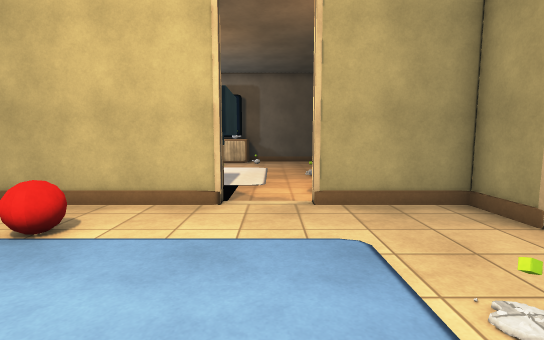
view 1 (above)

24 first-person views from a walk through a 3-D level made in the Unity game engine. The camera is 1.4 m above the floor, tilts 6° down and sees 85° across. The floor is counted in squares, 1 m on a side. Each view is taken from the middle of a square. On the plan, view 1 faces up. The plan holds only what a view shows up to about 14 squares ahead; the rest is blank. The player character is not drawn. Some animated figures are left out. Surface patterns are stand-ins for the level's own textures.

view 2
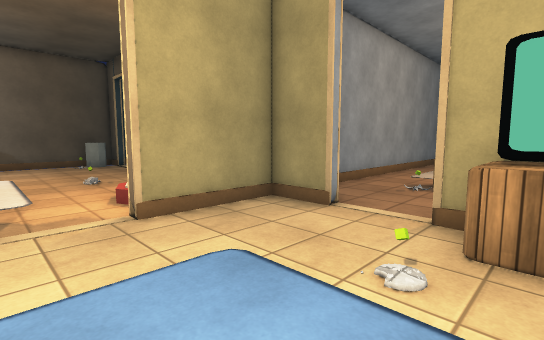

view 3
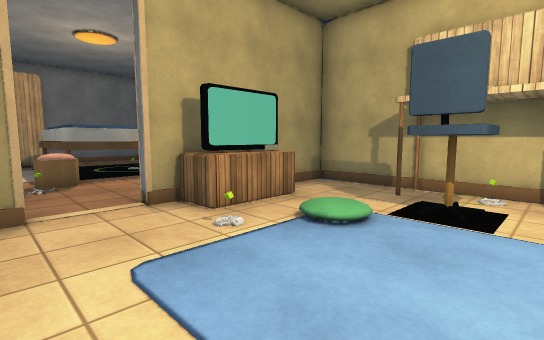

view 4
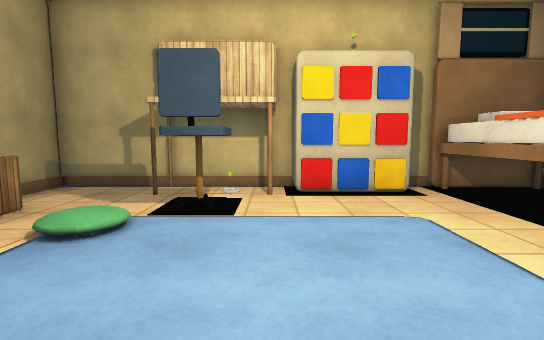

view 5
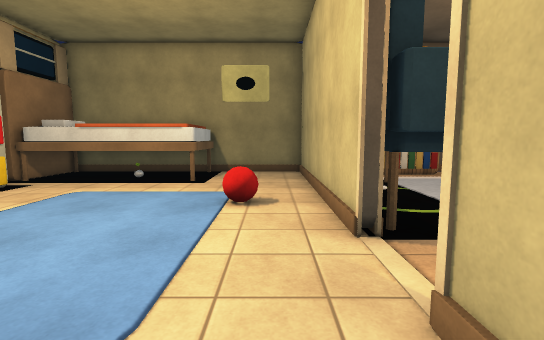

view 6
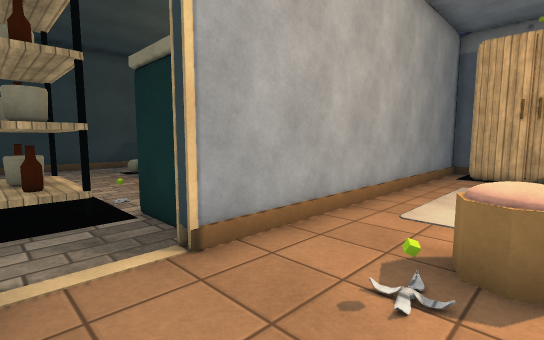

view 7
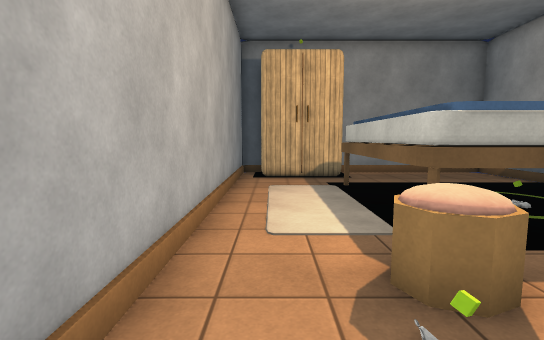

view 8
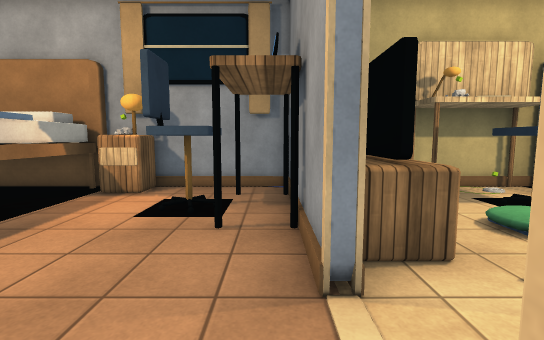

view 9
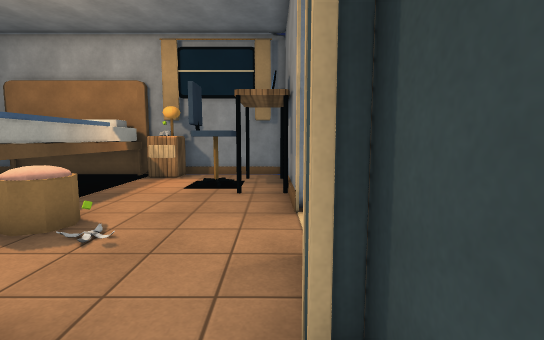

view 10
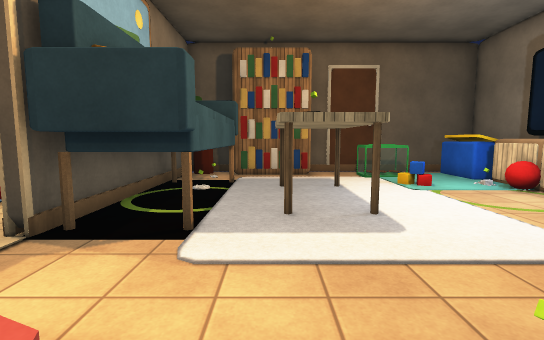

view 11
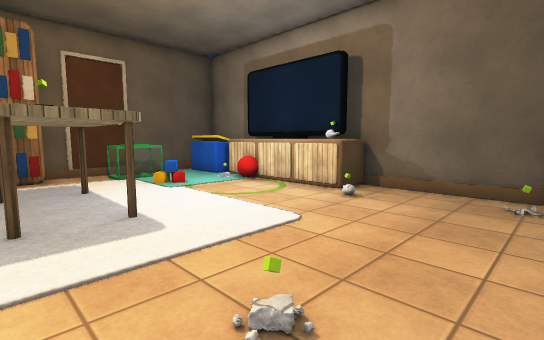

view 12
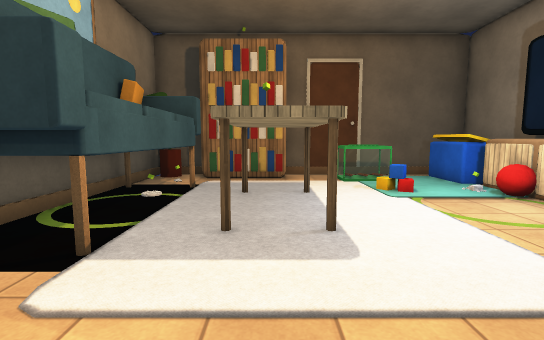

view 13
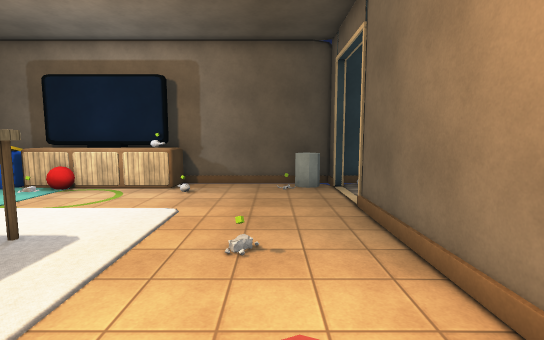

view 14
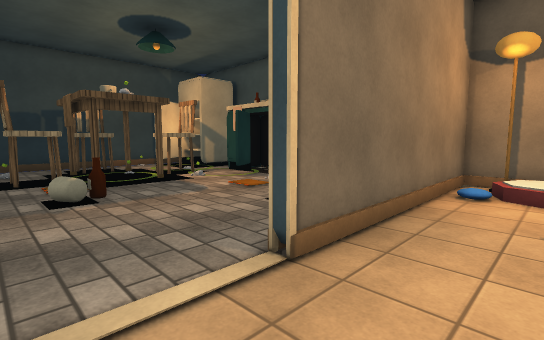

view 15
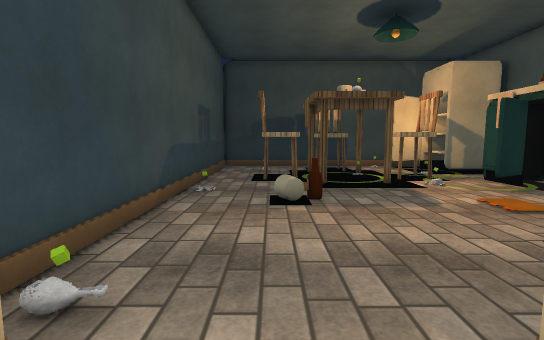

view 16
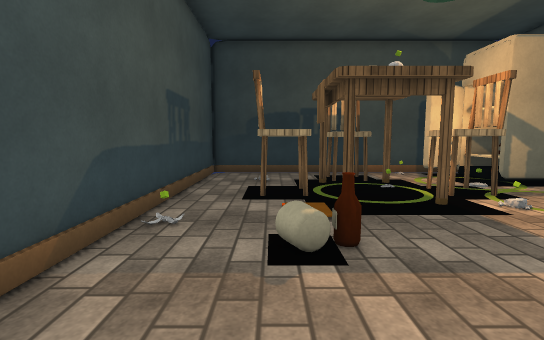

view 17
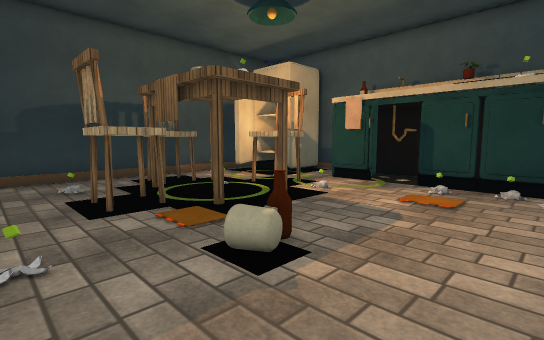

view 18
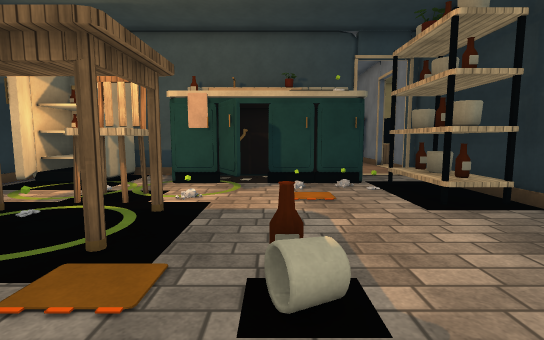

view 19
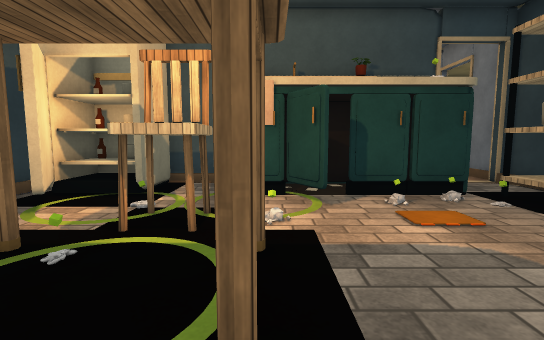

view 20
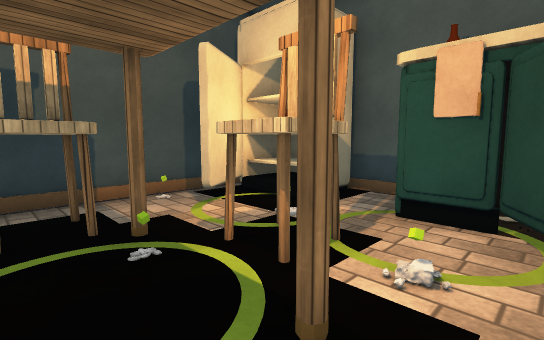

view 21
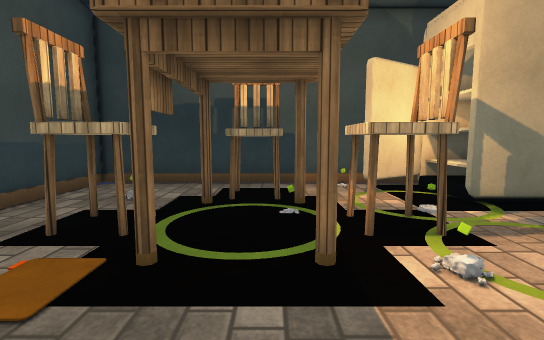

view 22
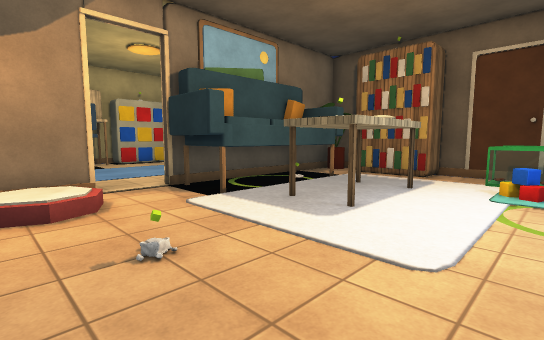

view 23
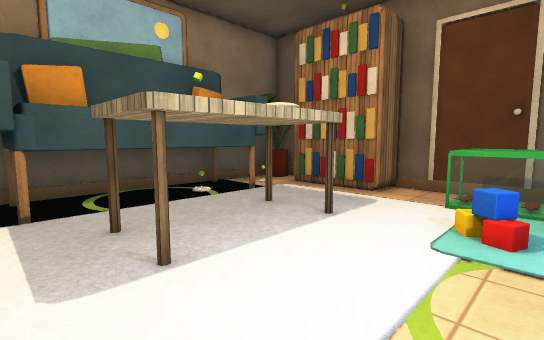

view 24
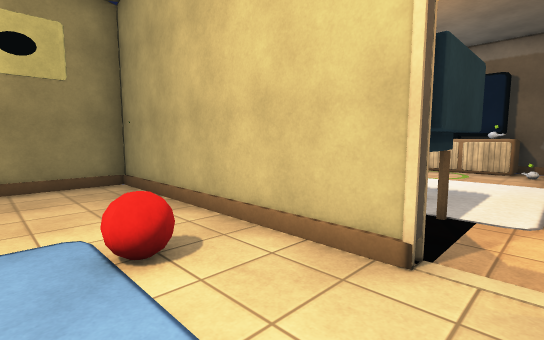

### Floor plan
Key: @ floor where view 1 was taken; # wall or solid block; x gap in a wall; . main floor; : floor 0.25 m higher than the main floor; / step, stairs or slope; ^ raised ledge; O other object.
Columns run from 10 left of view 1 to 19 right of it. Each row starts with its distance up from view 1.
 19 ##############################
 18 #  O^OOO^....^##.............#
 17 #OOOOOOOO....................#
 16 #...................O..OO....#
 15 #  .................O..OO....#
 14 #.O.O.........#.......O  OOO.#
 13 #..       ....#.......  ..OO.#
 12 #.. OOOOO ....#OO.....O..O...#
 11 #O.  OOO  ..../OO.....OOO.O.##
 10  O. OO##O ..../OO....#....OO##
  9  O.OOOOOOO..//#OO#######..OO#
  8 #..OOO OOO./:/#..O# ###O.O O#
  7 #O.OOOOOOO../O#..O######.OOO#
  6 ####.......#####.......###.###
  5 #.............#............O #
  4 #.....OO..........OO.    ..O
  3 #.....    ........OOxOOOO#.O
  2 #^^^..     ..O#.....^     ...#
  1 #  ^..   ../.OO.....^     ...#
  0 # ^^......@/.OO.O...^     ...
 -1 #  ^.....OO..O#.##..^     ...
 -2 #  ^....O..O..#.O...^O    ...
 -3 ####.OOO##....#....O#    #...
 -4  ####  ####O#################

Where each view was taken, in squares from view 1:
view 1: 0 up, 0 right, facing up
view 2: 1 up, 1 left, facing up-right
view 3: 5 up, 2 left, facing down-right
view 4: 5 up, 2 left, facing down
view 5: 5 up, 3 right, facing left
view 6: 3 up, 5 right, facing up-right
view 7: 5 up, 6 right, facing right
view 8: 5 up, 5 right, facing down
view 9: 8 up, 5 right, facing down
view 10: 10 up, 3 right, facing left
view 11: 10 up, 3 right, facing up-left
view 12: 11 up, 2 right, facing left
view 13: 7 up, 2 right, facing up
view 14: 17 up, 2 right, facing down-right
view 15: 16 up, 3 right, facing right
view 16: 16 up, 6 right, facing right
view 17: 18 up, 7 right, facing down-right
view 18: 18 up, 10 right, facing down
view 19: 16 up, 12 right, facing down
view 20: 14 up, 11 right, facing down-right
view 21: 13 up, 9 right, facing right
view 22: 15 up, 3 right, facing down-left
view 23: 15 up, 1 left, facing down-left
view 24: 3 up, 0 right, facing up-left
